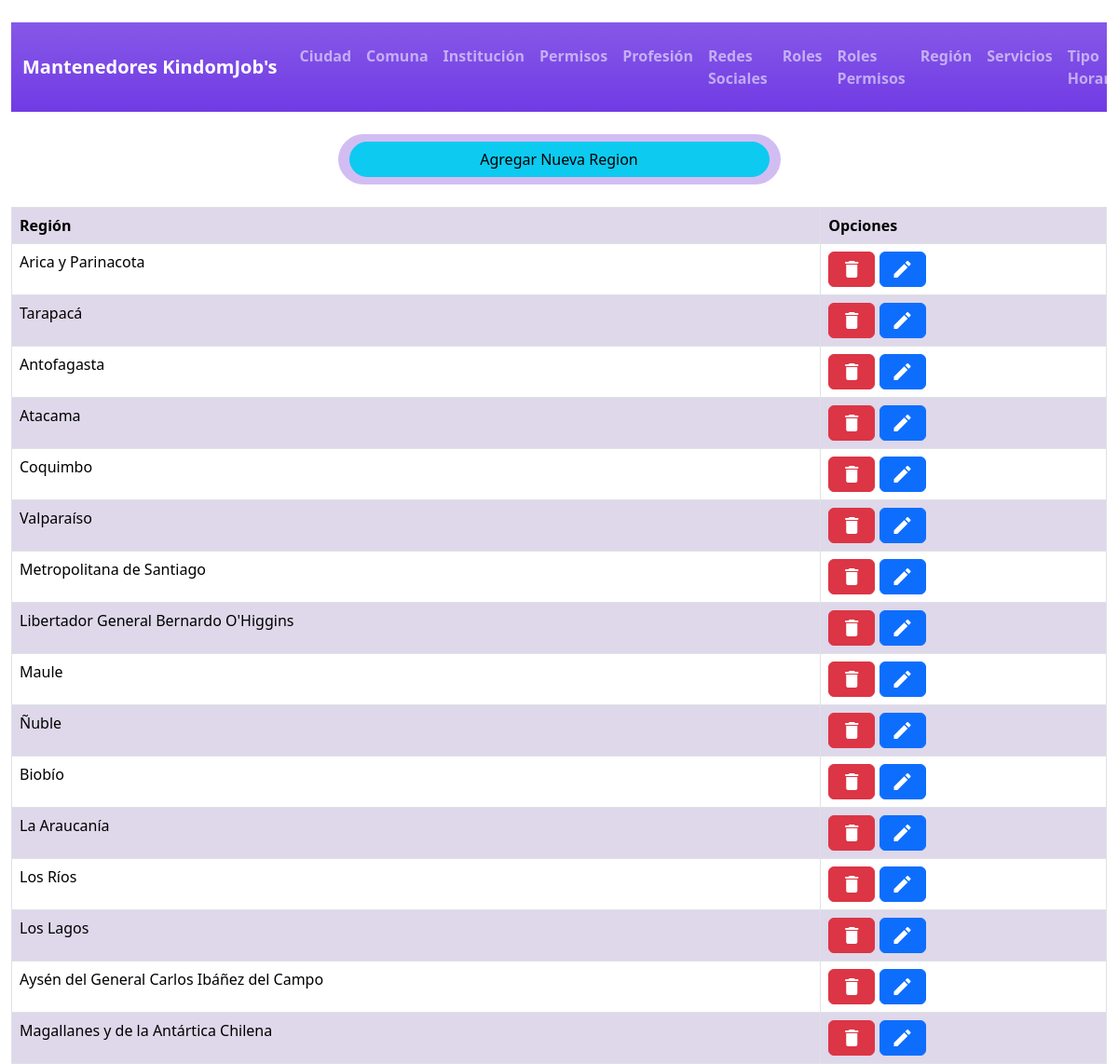
The page /admin/mantenedor_region/form_edicion_region.php on the database its author committed.
### tables this page shows
CREATE TABLE `region` (
  `id_region` int(11) NOT NULL,
  `nombre_region` varchar(64) NOT NULL
);

### admin/mantenedor_region/form_edicion_region.php (the view, shortened to what this page needs)
<?php
    require('..\conexion.php');
?>
<head>
    <link rel="stylesheet" href="../estilos.css">
    <link href="https://cdn.jsdelivr.net/npm/bootstrap@5.3.3/dist/css/bootstrap.min.css" rel="stylesheet"
>
</head>
<body>
    <div class="container-fluid contenedorcompleto py-4">
    <nav class="navbar navbar-expand-lg bg-gradient bg-opacity-50" data-bs-theme="dark" style="background-color: rgb(113, 59, 228);">
            <div class="container-fluid mt-2 mb-2">
                <a class="navbar-brand" href="../index.php"><b>Mantenedores KindomJob's</b></a>
                <div class="collapse navbar-collapse" id="navbarNav">
                    <ul class="navbar-nav">
                        <li class="nav-item">
                            <a class="nav-link" href="../mantenedor_ciudad/index_ciudad.php"><b>Ciudad</b></a>
                        </li>
                        <li class="nav-item">
                            <a class="nav-link" href="../mantenedor_comuna/index_comuna.php"><b>Comuna</b></a>
                        </li>
                        <li class="nav-item">
                            <a class="nav-link" href="../mantenedor_institucion/index_institucion.php"><b>Institución</b></a>
                        </li>
                        <li class="nav-item">
                            <a class="nav-link" href="../mantenedor_permiso/index_permiso.php"><b>Permisos</b></a>
                        </li>
                        <li class="nav-item">
                            <a class="nav-link" href="../mantenedor_profesion/index_profesion.php"><b>Profesión</b></a>
                        </li>
                        <li class="nav-item">
                            <a class="nav-link" href="../mantenedor_redes_sociales/index_rs.php"><b>Redes Sociales</b></a>
                        </li>
                        <li class="nav-item">
                            <a class="nav-link" href="../mantenedor_roles/index_rol.php"><b>Roles</b></a>
                        </li>
                        <li class="nav-item">
                            <a class="nav-link" href="../mantenedor_roles_permisos/index_rol_permiso.php"><b>Roles Permisos</b></a>
                        </li>
                        <li class="nav-item">
                            <a class="nav-link" href="../mantenedor_region/index_region.php"><b>Región</b></a>
                        </li>
                        <li class="nav-item">
                            <a class="nav-link" href="../mantenedor_servicio/index_servicio.php"><b>Servicios</b></a>
                        </li>
                        <li class="nav-item">
                            <a class="nav-link" href="../mantenedor_tiempohorario/index_th.php"><b>Tipo Horario</b></a>
                        </li>
                    </ul>
                </div>
            </div>
        </nav>
        <br>
        <div class="container text-center">
            <div class="row">
                <div class="col">
                </div>
                <div class="col-6 col-xl-5 col-sm rounded-pill" style="background-color: rgba(115, 52, 216, 0.322);">
                    <div class="d-grid gap-2 py-2">
                            <button type="button" class="btn  btn-info rounded-pill" data-bs-toggle="modal" data-bs-target="#exampleModal">
                                Agregar Nueva Region
                            </button>
                    </div>
                </div>
                <div class="col">
                </div>
            </div>
        </div>
        <br>
        <table class="table table-striped table-bordered">
            <tr>
                <th>Región</th>
                <th>Opciones</th>
            </tr>
            <?php
            $consulta ="SELECT *FROM region";
            $resultado = mysqli_query($conexion, $consulta);
            while($row = mysqli_fetch_assoc($resultado)){
                $region = $row["nombre_region"];
                $id=$row["id_region"];
                if ($id_r == $id) {
                    ?>
                    <tr>
                    <td><form action='editar_region.php' method='POST'>
                        <div class="input-group mb-3">
                        <input type="hidden" name="id_e" value="<?php echo $id ?>">
                        <input type="text" name="nombre_e" class="form-control" aria-describedby="button-addon2" value="<?php echo $region ?>" style="width:50%" required>
                        <button class="btn btn-outline-success" type="sumbit" id="button-addon">Guardar</button>
                        </div>
                    </form></td>
                    <td>
                        <a href= "borrar_region.php?id_e=<?php echo $id ?>" class="btn btn-danger" style="color: white; text-decoration: none;"><span class="material-icons">delete</span></a>
                        <a href="form_edicion_region.php?id_e=<?php echo $id ?>" class='btn btn-primary' style='color: white; text-decoration: none;'><span class='material-icons'>edit</span></a>
                    </td>
                    </tr>
                    <?php
                }else{
                    echo "<tr>";
                    echo "<td>".$region."</td>";
                    echo "<td>";
                        echo "<a href='borrar_region.php?id_e=".$id."' class='btn btn-danger' style='color: white; text-decoration: none;'><span class='material-icons'>delete</span></a>";
                        echo "<a href='form_edicion_region.php?id_e=".$id."' class='btn btn-primary' style='color: white; text-decoration: none;'> <span class='material-icons'>edit</span></a>";
                    echo "</td>";
                echo "</tr>";
                }
            }
        ?>
        </table>
    </div>
</body>
</html>

### admin/estilos.css (style rules this page uses)
.contenedorcompleto { height: 100vh; }
.table-striped>tbody>tr:nth-child(odd)>td, .table-striped>tbody>tr:nth-child(odd)>th { background-color: rgb(234, 228, 246) }

### rows shown on the page
region: nombre_region "Arica y Parinacota"
region: nombre_region "Tarapacá"
region: nombre_region "Antofagasta"
region: nombre_region "Atacama"
region: nombre_region "Coquimbo"
region: nombre_region "Valparaíso"
region: nombre_region "Metropolitana de Santiago"
region: nombre_region "Libertador General Bernardo O'Higgins"
region: nombre_region "Maule"
region: nombre_region "Ñuble"
region: nombre_region "Biobío"
region: nombre_region "La Araucanía"
region: nombre_region "Los Ríos"
region: nombre_region "Los Lagos"
region: nombre_region "Aysén del General Carlos Ibáñez del Campo"
region: nombre_region "Magallanes y de la Antártica Chilena"
